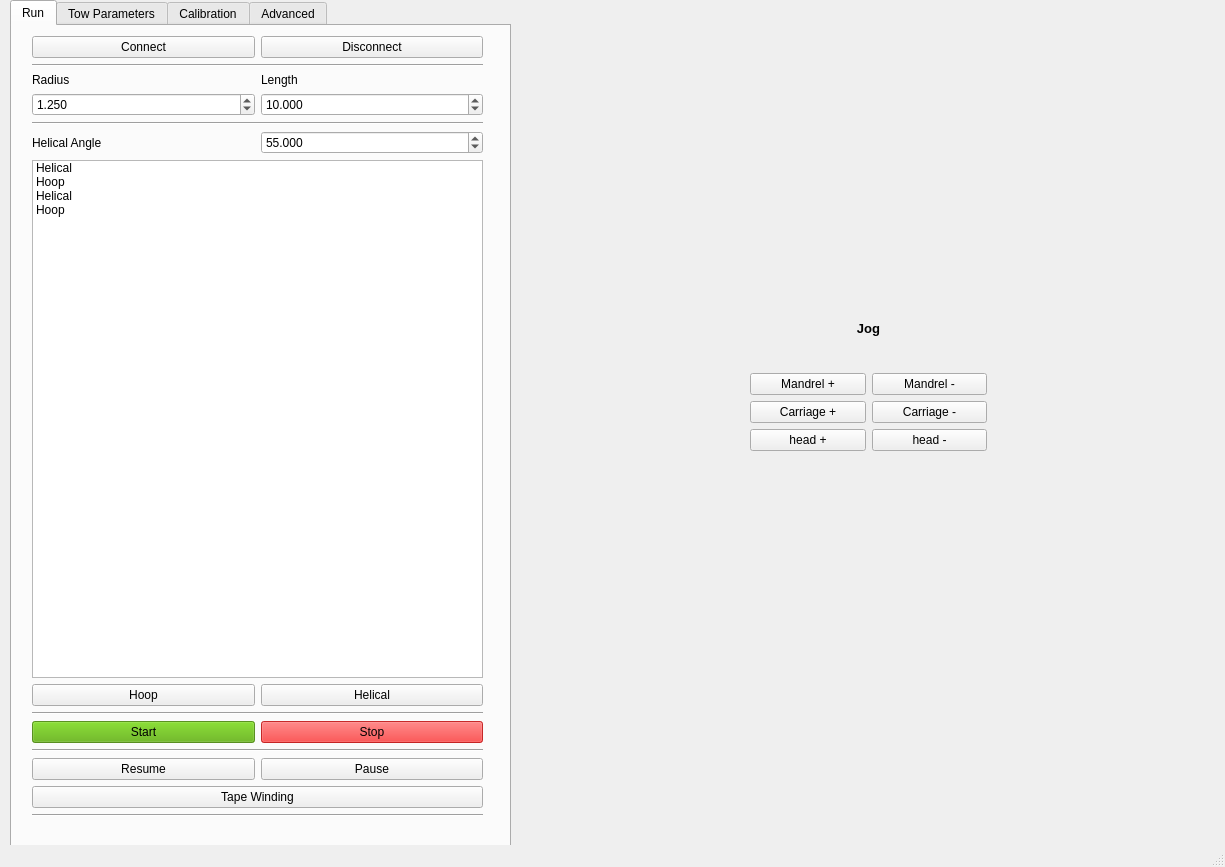
<?xml version="1.0" encoding="UTF-8"?>
<ui version="4.0">
 <class>MainWindow</class>
 <widget class="QMainWindow" name="MainWindow">
  <property name="geometry">
   <rect>
    <x>0</x>
    <y>0</y>
    <width>1225</width>
    <height>867</height>
   </rect>
  </property>
  <property name="acceptDrops">
   <bool>true</bool>
  </property>
  <property name="windowTitle">
   <string>WindingSoftware</string>
  </property>
  <property name="autoFillBackground">
   <bool>true</bool>
  </property>
  <widget class="QWidget" name="centralwidget">
   <widget class="QTabWidget" name="tabWidget">
    <property name="geometry">
     <rect>
      <x>10</x>
      <y>0</y>
      <width>501</width>
      <height>851</height>
     </rect>
    </property>
    <property name="currentIndex">
     <number>0</number>
    </property>
    <widget class="QWidget" name="tab">
     <attribute name="title">
      <string>Run</string>
     </attribute>
     <widget class="QWidget" name="verticalLayoutWidget_3">
      <property name="geometry">
       <rect>
        <x>20</x>
        <y>10</y>
        <width>451</width>
        <height>781</height>
       </rect>
      </property>
      <layout class="QVBoxLayout" name="verticalLayout_3">
       <item>
        <layout class="QHBoxLayout" name="horizontalLayout_2">
         <item>
          <widget class="QPushButton" name="pushButton_Connect">
           <property name="text">
            <string>Connect</string>
           </property>
          </widget>
         </item>
         <item>
          <widget class="QPushButton" name="pushButton_Disconnect">
           <property name="text">
            <string>Disconnect</string>
           </property>
          </widget>
         </item>
        </layout>
       </item>
       <item>
        <widget class="Line" name="line_2">
         <property name="orientation">
          <enum>Qt::Horizontal</enum>
         </property>
        </widget>
       </item>
       <item>
        <layout class="QHBoxLayout" name="horizontalLayout_3">
         <item>
          <layout class="QVBoxLayout" name="verticalLayout_2">
           <item>
            <widget class="QLabel" name="label">
             <property name="text">
              <string>Radius </string>
             </property>
            </widget>
           </item>
           <item>
            <widget class="QDoubleSpinBox" name="doubleSpinBox_Radius">
             <property name="decimals">
              <number>3</number>
             </property>
             <property name="value">
              <double>1.250000000000000</double>
             </property>
            </widget>
           </item>
          </layout>
         </item>
         <item>
          <layout class="QVBoxLayout" name="verticalLayout">
           <item>
            <widget class="QLabel" name="label_2">
             <property name="text">
              <string>Length</string>
             </property>
            </widget>
           </item>
           <item>
            <widget class="QDoubleSpinBox" name="doubleSpinBox_Length">
             <property name="decimals">
              <number>3</number>
             </property>
             <property name="value">
              <double>10.000000000000000</double>
             </property>
            </widget>
           </item>
          </layout>
         </item>
        </layout>
       </item>
       <item>
        <widget class="Line" name="line_3">
         <property name="orientation">
          <enum>Qt::Horizontal</enum>
         </property>
        </widget>
       </item>
       <item>
        <layout class="QHBoxLayout" name="horizontalLayout_12">
         <item>
          <widget class="QLabel" name="label_6">
           <property name="text">
            <string>Helical Angle</string>
           </property>
          </widget>
         </item>
         <item>
          <widget class="QDoubleSpinBox" name="doubleSpinBox_Alpha">
           <property name="decimals">
            <number>3</number>
           </property>
           <property name="value">
            <double>55.000000000000000</double>
           </property>
          </widget>
         </item>
        </layout>
       </item>
       <item>
        <widget class="QListWidget" name="listWidget">
         <property name="dragDropMode">
          <enum>QAbstractItemView::InternalMove</enum>
         </property>
         <item>
          <property name="text">
           <string>Helical</string>
          </property>
         </item>
         <item>
          <property name="text">
           <string>Hoop</string>
          </property>
         </item>
         <item>
          <property name="text">
           <string>Helical</string>
          </property>
         </item>
         <item>
          <property name="text">
           <string>Hoop</string>
          </property>
         </item>
        </widget>
       </item>
       <item>
        <layout class="QHBoxLayout" name="horizontalLayout_4">
         <item>
          <widget class="QPushButton" name="pushButton_Hoop">
           <property name="text">
            <string>Hoop</string>
           </property>
          </widget>
         </item>
         <item>
          <widget class="QPushButton" name="pushButton_Helical">
           <property name="text">
            <string>Helical</string>
           </property>
          </widget>
         </item>
        </layout>
       </item>
       <item>
        <widget class="Line" name="line">
         <property name="orientation">
          <enum>Qt::Horizontal</enum>
         </property>
        </widget>
       </item>
       <item>
        <layout class="QHBoxLayout" name="horizontalLayout_5">
         <item>
          <widget class="QPushButton" name="pushButton_Start">
           <property name="styleSheet">
            <string notr="true">background-color: rgba(85, 170, 0, 200)</string>
           </property>
           <property name="text">
            <string>Start</string>
           </property>
          </widget>
         </item>
         <item>
          <widget class="QPushButton" name="pushButton_Stop">
           <property name="styleSheet">
            <string notr="true">background-color: rgba(255, 0, 0, 200)</string>
           </property>
           <property name="text">
            <string>Stop</string>
           </property>
          </widget>
         </item>
        </layout>
       </item>
       <item>
        <widget class="Line" name="line_4">
         <property name="orientation">
          <enum>Qt::Horizontal</enum>
         </property>
        </widget>
       </item>
       <item>
        <layout class="QHBoxLayout" name="horizontalLayout_6">
         <item>
          <widget class="QPushButton" name="pushButton_Resume">
           <property name="text">
            <string>Resume</string>
           </property>
          </widget>
         </item>
         <item>
          <widget class="QPushButton" name="pushButton_Pause">
           <property name="text">
            <string>Pause</string>
           </property>
          </widget>
         </item>
        </layout>
       </item>
       <item>
        <widget class="QPushButton" name="pushButton_3">
         <property name="text">
          <string>Tape Winding</string>
         </property>
        </widget>
       </item>
       <item>
        <widget class="Line" name="line_5">
         <property name="orientation">
          <enum>Qt::Horizontal</enum>
         </property>
        </widget>
       </item>
      </layout>
     </widget>
    </widget>
    <widget class="QWidget" name="tab_2">
     <attribute name="title">
      <string>Tow Parameters</string>
     </attribute>
     <widget class="QWidget" name="gridLayoutWidget">
      <property name="geometry">
       <rect>
        <x>90</x>
        <y>100</y>
        <width>283</width>
        <height>101</height>
       </rect>
      </property>
      <layout class="QGridLayout" name="gridLayout">
       <item row="0" column="1">
        <widget class="QLabel" name="label_10">
         <property name="text">
          <string>Hoop</string>
         </property>
        </widget>
       </item>
       <item row="0" column="2">
        <widget class="QLabel" name="label_11">
         <property name="text">
          <string>Helical</string>
         </property>
        </widget>
       </item>
       <item row="1" column="2">
        <widget class="QDoubleSpinBox" name="doubleSpinBox_10">
         <property name="decimals">
          <number>3</number>
         </property>
        </widget>
       </item>
       <item row="1" column="0">
        <widget class="QLabel" name="label_8">
         <property name="text">
          <string>Fiber Width</string>
         </property>
        </widget>
       </item>
       <item row="1" column="1">
        <widget class="QDoubleSpinBox" name="doubleSpinBox_9">
         <property name="decimals">
          <number>3</number>
         </property>
        </widget>
       </item>
       <item row="2" column="2">
        <widget class="QDoubleSpinBox" name="doubleSpinBox_7">
         <property name="decimals">
          <number>3</number>
         </property>
        </widget>
       </item>
       <item row="2" column="1">
        <widget class="QDoubleSpinBox" name="doubleSpinBox_8">
         <property name="decimals">
          <number>3</number>
         </property>
        </widget>
       </item>
       <item row="2" column="0">
        <widget class="QLabel" name="label_9">
         <property name="text">
          <string>Fiber Thickness</string>
         </property>
        </widget>
       </item>
      </layout>
     </widget>
    </widget>
    <widget class="QWidget" name="tab_3">
     <attribute name="title">
      <string>Calibration</string>
     </attribute>
     <widget class="QPlainTextEdit" name="plainTextEdit">
      <property name="geometry">
       <rect>
        <x>20</x>
        <y>20</y>
        <width>451</width>
        <height>211</height>
       </rect>
      </property>
      <property name="autoFillBackground">
       <bool>false</bool>
      </property>
      <property name="frameShadow">
       <enum>QFrame::Plain</enum>
      </property>
      <property name="verticalScrollBarPolicy">
       <enum>Qt::ScrollBarAlwaysOff</enum>
      </property>
      <property name="horizontalScrollBarPolicy">
       <enum>Qt::ScrollBarAlwaysOff</enum>
      </property>
      <property name="plainText">
       <string> Select the motor driver that needs to be calibrated. 

Each time 'move' is pressed, each selected motor will rotate 100 degs. Once the motor motor has moved far enough to measure, enter in the number of degrees the mandrel/head moved and the number of inches the carriage moved.

The rescale factor can also be enteered in manually. 

Press Save to permanently store the values.
</string>
      </property>
      <property name="textInteractionFlags">
       <set>Qt::NoTextInteraction</set>
      </property>
     </widget>
     <widget class="QWidget" name="verticalLayoutWidget_2">
      <property name="geometry">
       <rect>
        <x>40</x>
        <y>300</y>
        <width>408</width>
        <height>286</height>
       </rect>
      </property>
      <layout class="QVBoxLayout" name="verticalLayout_5">
       <item>
        <layout class="QHBoxLayout" name="horizontalLayout">
         <item>
          <widget class="QCheckBox" name="checkBox">
           <property name="text">
            <string>Mandrel</string>
           </property>
          </widget>
         </item>
         <item>
          <widget class="QCheckBox" name="checkBox_3">
           <property name="text">
            <string>Head</string>
           </property>
          </widget>
         </item>
         <item>
          <widget class="QCheckBox" name="checkBox_2">
           <property name="text">
            <string>Carriage</string>
           </property>
          </widget>
         </item>
        </layout>
       </item>
       <item>
        <layout class="QHBoxLayout" name="horizontalLayout_7">
         <item>
          <spacer name="horizontalSpacer">
           <property name="orientation">
            <enum>Qt::Horizontal</enum>
           </property>
           <property name="sizeHint" stdset="0">
            <size>
             <width>40</width>
             <height>20</height>
            </size>
           </property>
          </spacer>
         </item>
         <item>
          <widget class="QPushButton" name="pushButton">
           <property name="text">
            <string>Move 100 degs</string>
           </property>
          </widget>
         </item>
         <item>
          <spacer name="horizontalSpacer_2">
           <property name="orientation">
            <enum>Qt::Horizontal</enum>
           </property>
           <property name="sizeHint" stdset="0">
            <size>
             <width>40</width>
             <height>20</height>
            </size>
           </property>
          </spacer>
         </item>
        </layout>
       </item>
       <item>
        <spacer name="verticalSpacer">
         <property name="orientation">
          <enum>Qt::Vertical</enum>
         </property>
         <property name="sizeHint" stdset="0">
          <size>
           <width>20</width>
           <height>40</height>
          </size>
         </property>
        </spacer>
       </item>
       <item>
        <widget class="Line" name="line_6">
         <property name="orientation">
          <enum>Qt::Horizontal</enum>
         </property>
        </widget>
       </item>
       <item>
        <spacer name="verticalSpacer_2">
         <property name="orientation">
          <enum>Qt::Vertical</enum>
         </property>
         <property name="sizeHint" stdset="0">
          <size>
           <width>20</width>
           <height>40</height>
          </size>
         </property>
        </spacer>
       </item>
       <item>
        <widget class="QLabel" name="label_DegsMoved">
         <property name="text">
          <string>Total Degrees Moved: 100</string>
         </property>
         <property name="alignment">
          <set>Qt::AlignCenter</set>
         </property>
        </widget>
       </item>
       <item>
        <layout class="QHBoxLayout" name="horizontalLayout_13">
         <item>
          <spacer name="horizontalSpacer_3">
           <property name="orientation">
            <enum>Qt::Horizontal</enum>
           </property>
           <property name="sizeHint" stdset="0">
            <size>
             <width>40</width>
             <height>20</height>
            </size>
           </property>
          </spacer>
         </item>
         <item>
          <widget class="QPushButton" name="pushButton_4">
           <property name="text">
            <string>Reset Total</string>
           </property>
          </widget>
         </item>
         <item>
          <spacer name="horizontalSpacer_4">
           <property name="orientation">
            <enum>Qt::Horizontal</enum>
           </property>
           <property name="sizeHint" stdset="0">
            <size>
             <width>40</width>
             <height>20</height>
            </size>
           </property>
          </spacer>
         </item>
        </layout>
       </item>
       <item>
        <spacer name="verticalSpacer_3">
         <property name="orientation">
          <enum>Qt::Vertical</enum>
         </property>
         <property name="sizeHint" stdset="0">
          <size>
           <width>20</width>
           <height>40</height>
          </size>
         </property>
        </spacer>
       </item>
       <item>
        <widget class="Line" name="line_7">
         <property name="orientation">
          <enum>Qt::Horizontal</enum>
         </property>
        </widget>
       </item>
       <item>
        <spacer name="verticalSpacer_4">
         <property name="orientation">
          <enum>Qt::Vertical</enum>
         </property>
         <property name="sizeHint" stdset="0">
          <size>
           <width>20</width>
           <height>40</height>
          </size>
         </property>
        </spacer>
       </item>
       <item>
        <layout class="QHBoxLayout" name="horizontalLayout_8">
         <item>
          <widget class="QLabel" name="label_4">
           <property name="text">
            <string>Rescale Factor</string>
           </property>
          </widget>
         </item>
         <item>
          <widget class="QDoubleSpinBox" name="doubleSpinBox_4"/>
         </item>
         <item>
          <widget class="QDoubleSpinBox" name="doubleSpinBox_5"/>
         </item>
         <item>
          <widget class="QDoubleSpinBox" name="doubleSpinBox_6"/>
         </item>
        </layout>
       </item>
       <item>
        <layout class="QHBoxLayout" name="horizontalLayout_14">
         <item>
          <spacer name="horizontalSpacer_5">
           <property name="orientation">
            <enum>Qt::Horizontal</enum>
           </property>
           <property name="sizeHint" stdset="0">
            <size>
             <width>40</width>
             <height>20</height>
            </size>
           </property>
          </spacer>
         </item>
         <item>
          <widget class="QPushButton" name="pushButton_2">
           <property name="text">
            <string>Save</string>
           </property>
          </widget>
         </item>
         <item>
          <spacer name="horizontalSpacer_6">
           <property name="orientation">
            <enum>Qt::Horizontal</enum>
           </property>
           <property name="sizeHint" stdset="0">
            <size>
             <width>40</width>
             <height>20</height>
            </size>
           </property>
          </spacer>
         </item>
        </layout>
       </item>
      </layout>
     </widget>
    </widget>
    <widget class="QWidget" name="tab_4">
     <attribute name="title">
      <string>Advanced</string>
     </attribute>
     <widget class="QLabel" name="label_12">
      <property name="geometry">
       <rect>
        <x>137</x>
        <y>150</y>
        <width>141</width>
        <height>20</height>
       </rect>
      </property>
      <property name="text">
       <string>Fudge Factor</string>
      </property>
     </widget>
     <widget class="QLabel" name="label_13">
      <property name="geometry">
       <rect>
        <x>140</x>
        <y>190</y>
        <width>141</width>
        <height>20</height>
       </rect>
      </property>
      <property name="text">
       <string>angular error </string>
      </property>
     </widget>
    </widget>
   </widget>
   <widget class="QWidget" name="verticalLayoutWidget">
    <property name="geometry">
     <rect>
      <x>750</x>
      <y>290</y>
      <width>237</width>
      <height>161</height>
     </rect>
    </property>
    <layout class="QVBoxLayout" name="verticalLayout_4">
     <item>
      <widget class="QLabel" name="label_5">
       <property name="font">
        <font>
         <pointsize>10</pointsize>
         <weight>75</weight>
         <bold>true</bold>
        </font>
       </property>
       <property name="text">
        <string>Jog</string>
       </property>
       <property name="alignment">
        <set>Qt::AlignCenter</set>
       </property>
      </widget>
     </item>
     <item>
      <layout class="QHBoxLayout" name="horizontalLayout_9">
       <item>
        <widget class="QPushButton" name="pushButton_CarriagNegative_2">
         <property name="text">
          <string>Mandrel +</string>
         </property>
        </widget>
       </item>
       <item>
        <widget class="QPushButton" name="pushButton_CarriagNegative_3">
         <property name="toolTip">
          <string>&lt;html&gt;&lt;head/&gt;&lt;body&gt;&lt;p&gt;Jogs machine away from home position &lt;/p&gt;&lt;/body&gt;&lt;/html&gt;</string>
         </property>
         <property name="text">
          <string>Mandrel -</string>
         </property>
        </widget>
       </item>
      </layout>
     </item>
     <item>
      <layout class="QHBoxLayout" name="horizontalLayout_10">
       <item>
        <widget class="QPushButton" name="pushButton_CarriagePositive">
         <property name="text">
          <string>Carriage +</string>
         </property>
        </widget>
       </item>
       <item>
        <widget class="QPushButton" name="pushButton_CarriagNegative">
         <property name="text">
          <string>Carriage -</string>
         </property>
        </widget>
       </item>
      </layout>
     </item>
     <item>
      <layout class="QHBoxLayout" name="horizontalLayout_11">
       <item>
        <widget class="QPushButton" name="pushButton_CarriagNegative_4">
         <property name="text">
          <string>head +</string>
         </property>
        </widget>
       </item>
       <item>
        <widget class="QPushButton" name="pushButton_CarriagNegative_5">
         <property name="text">
          <string>head -</string>
         </property>
        </widget>
       </item>
      </layout>
     </item>
    </layout>
   </widget>
  </widget>
  <widget class="QMenuBar" name="menubar">
   <property name="geometry">
    <rect>
     <x>0</x>
     <y>0</y>
     <width>1225</width>
     <height>31</height>
    </rect>
   </property>
  </widget>
  <widget class="QStatusBar" name="statusbar"/>
 </widget>
 <resources/>
 <connections/>
</ui>
